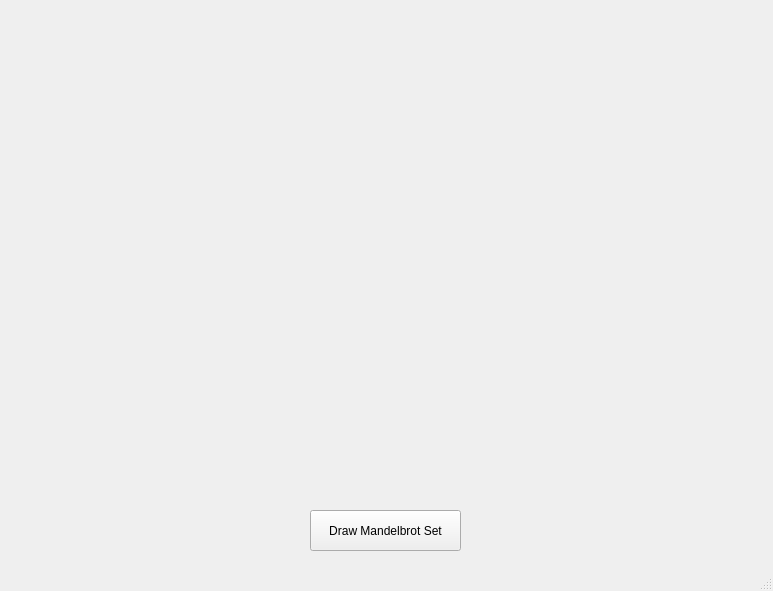
<?xml version="1.0" encoding="UTF-8"?>
<ui version="4.0">
 <class>MainWindow</class>
 <widget class="QMainWindow" name="MainWindow">
  <property name="geometry">
   <rect>
    <x>0</x>
    <y>0</y>
    <width>773</width>
    <height>591</height>
   </rect>
  </property>
  <property name="windowTitle">
   <string>MainWindow</string>
  </property>
  <widget class="QWidget" name="centralWidget">
   <widget class="QPushButton" name="drawButton">
    <property name="geometry">
     <rect>
      <x>310</x>
      <y>510</y>
      <width>151</width>
      <height>41</height>
     </rect>
    </property>
    <property name="text">
     <string>Draw Mandelbrot Set</string>
    </property>
   </widget>
  </widget>
  <widget class="QMenuBar" name="menuBar">
   <property name="geometry">
    <rect>
     <x>0</x>
     <y>0</y>
     <width>773</width>
     <height>21</height>
    </rect>
   </property>
  </widget>
  <widget class="QStatusBar" name="statusBar"/>
 </widget>
 <layoutdefault spacing="6" margin="11"/>
 <resources/>
 <connections/>
</ui>
